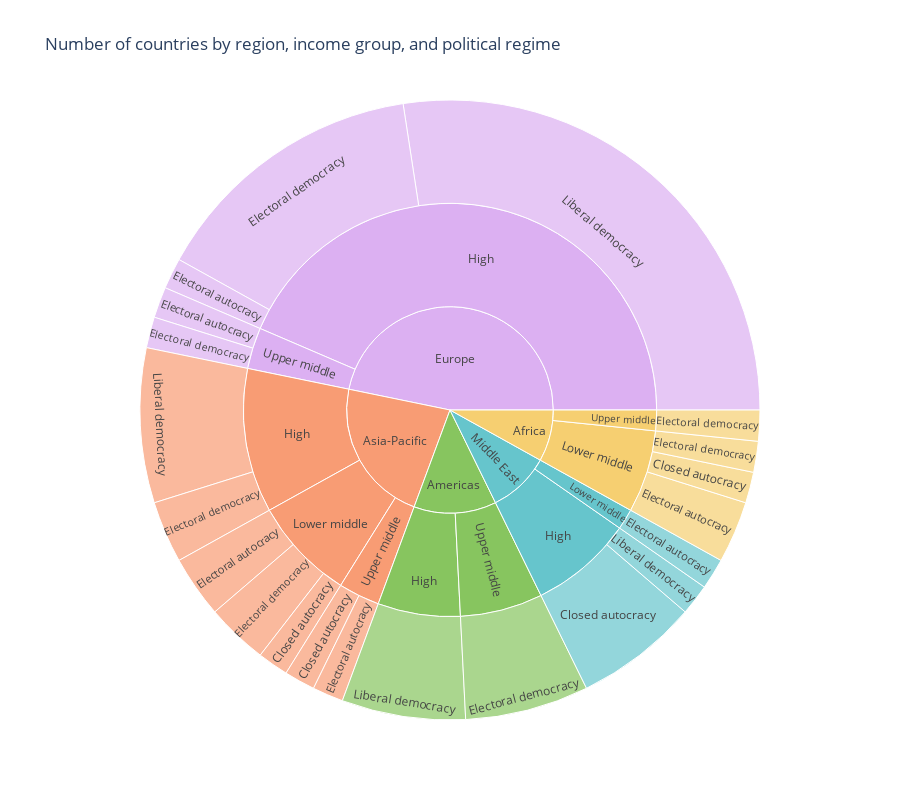

Notebook code cell kept with this figure:
### Markdown cell above
Now, let's look at the separation of the countries in AI Index dataset by the income group and political regimes.

### Code cell
agg_data = df[["Region", "Income group", "Political regime"]].groupby(["Region", "Income group", "Political regime"]).size().reset_index(name="Count")
# define figure element
fig = px.sunburst(
    agg_data,
    values='Count',
    path=["Region", "Income group", "Political regime"],
    title="Number of countries by region, income group, and political regime",
    color="Region",
    height=800,
    color_discrete_sequence=px.colors.qualitative.Pastel
)
# display the figure
fig.show()

### Figure 1 — Plotly figure (JSON) as saved in the notebook; plotly's stock layout.template omitted (floating-point values rounded to 4 significant figures)
{"data": [{"branchvalues": "total", "customdata": [["Middle East"], ["Africa"], ["Asia-Pacific"], ["Asia-Pacific"], ["Europe"], ["Africa"], ["Africa"], ["Europe"], ["Europe"], ["Asia-Pacific"], ["Middle East"], ["Asia-Pacific"], ["Asia-Pacific"], ["Asia-Pacific"], ["Africa"], ["Americas"], ["Europe"], ["Americas"], ["Europe"], ["Asia-Pacific"], ["Middle East"], ["Americas"], ["Asia-Pacific"], ["Europe"], ["Middle East"], ["Africa"], ["Asia-Pacific"], ["Middle East"], ["Africa"], ["Americas"], ["Asia-Pacific"], ["Europe"], ["Africa"], ["Americas"], ["Asia-Pacific"], ["Europe"], ["Middle East"]], "domain": {"x": [0, 1], "y": [0, 1]}, "hovertemplate": "labels=%{label}<br>Count=%{value}<br>parent=%{parent}<br>id=%{id}<br>Region=%{customdata[0]}<extra></extra>", "ids": ["Middle East/High/Closed autocracy", "Africa/Lower middle/Closed autocracy", "Asia-Pacific/Lower middle/Closed autocracy", "Asia-Pacific/Upper middle/Closed autocracy", "Europe/High/Electoral autocracy", "Africa/Lower middle/Electoral autocracy", "Africa/Lower middle/Electoral democracy", "Europe/High/Electoral democracy", "Europe/Upper middle/Electoral autocracy", "Asia-Pacific/High/Electoral democracy", "Middle East/Lower middle/Electoral autocracy", "Asia-Pacific/Lower middle/Electoral autocracy", "Asia-Pacific/Upper middle/Electoral autocracy", "Asia-Pacific/Lower middle/Electoral democracy", "Africa/Upper middle/Electoral democracy", "Americas/Upper middle/Electoral democracy", "Europe/Upper middle/Electoral democracy", "Americas/High/Liberal democracy", "Europe/High/Liberal democracy", "Asia-Pacific/High/Liberal democracy", "Middle East/High/Liberal democracy", "Americas/High", "Asia-Pacific/High", "Europe/High", "Middle East/High", "Africa/Lower middle", "Asia-Pacific/Lower middle", "Middle East/Lower middle", "Africa/Upper middle", "Americas/Upper middle", "Asia-Pacific/Upper middle", "Europe/Upper middle", "Africa", "Americas", "Asia-Pacific", "Europe", "Middle East"], "labels": ["Closed autocracy", "Closed autocracy", "Closed autocracy", "Closed autocracy", "Electoral autocracy", "Electoral autocracy", "Electoral democracy", "Electoral democracy", "Electoral autocracy", "Electoral democracy", "Electoral autocracy", "Electoral autocracy", "Electoral autocracy", "Electoral democracy", "Electoral democracy", "Electoral democracy", "Electoral democracy", "Liberal democracy", "Liberal democracy", "Liberal democracy", "Liberal democracy", "High", "High", "High", "High", "Lower middle", "Lower middle", "Lower middle", "Upper middle", "Upper middle", "Upper middle", "Upper middle", "Africa", "Americas", "Asia-Pacific", "Europe", "Middle East"], "marker": {"colors": ["rgb(102, 197, 204)", "rgb(246, 207, 113)", "rgb(248, 156, 116)", "rgb(248, 156, 116)", "rgb(220, 176, 242)", "rgb(246, 207, 113)", "rgb(246, 207, 113)", "rgb(220, 176, 242)", "rgb(220, 176, 242)", "rgb(248, 156, 116)", "rgb(102, 197, 204)", "rgb(248, 156, 116)", "rgb(248, 156, 116)", "rgb(248, 156, 116)", "rgb(246, 207, 113)", "rgb(135, 197, 95)", "rgb(220, 176, 242)", "rgb(135, 197, 95)", "rgb(220, 176, 242)", "rgb(248, 156, 116)", "rgb(102, 197, 204)", "rgb(135, 197, 95)", "rgb(248, 156, 116)", "rgb(220, 176, 242)", "rgb(102, 197, 204)", "rgb(246, 207, 113)", "rgb(248, 156, 116)", "rgb(102, 197, 204)", "rgb(246, 207, 113)", "rgb(135, 197, 95)", "rgb(248, 156, 116)", "rgb(220, 176, 242)", "rgb(246, 207, 113)", "rgb(135, 197, 95)", "rgb(248, 156, 116)", "rgb(220, 176, 242)", "rgb(102, 197, 204)"]}, "name": "", "parents": ["Middle East/High", "Africa/Lower middle", "Asia-Pacific/Lower middle", "Asia-Pacific/Upper middle", "Europe/High", "Africa/Lower middle", "Africa/Lower middle", "Europe/High", "Europe/Upper middle", "Asia-Pacific/High", "Middle East/Lower middle", "Asia-Pacific/Lower middle", "Asia-Pacific/Upper middle", "Asia-Pacific/Lower middle", "Africa/Upper middle", "Americas/Upper middle", "Europe/Upper middle", "Americas/High", "Europe/High", "Asia-Pacific/High", "Middle East/High", "Americas", "Asia-Pacific", "Europe", "Middle East", "Africa", "Asia-Pacific", "Middle East", "Africa", "Americas", "Asia-Pacific", "Europe", "", "", "", "", ""], "type": "sunburst", "values": [4, 1, 1, 1, 1, 2, 1, 9, 1, 2, 1, 2, 1, 2, 1, 4, 1, 4, 17, 5, 1, 4, 7, 27, 5, 4, 5, 1, 1, 4, 2, 2, 5, 8, 14, 29, 6]}], "layout": {"height": 800, "legend": {"tracegroupgap": 0}, "sunburstcolorway": ["rgb(102, 197, 204)", "rgb(246, 207, 113)", "rgb(248, 156, 116)", "rgb(220, 176, 242)", "rgb(135, 197, 95)", "rgb(158, 185, 243)", "rgb(254, 136, 177)", "rgb(201, 219, 116)", "rgb(139, 224, 164)", "rgb(180, 151, 231)", "rgb(179, 179, 179)"], "title": {"text": "Number of countries by region, income group, and political regime"}}}
